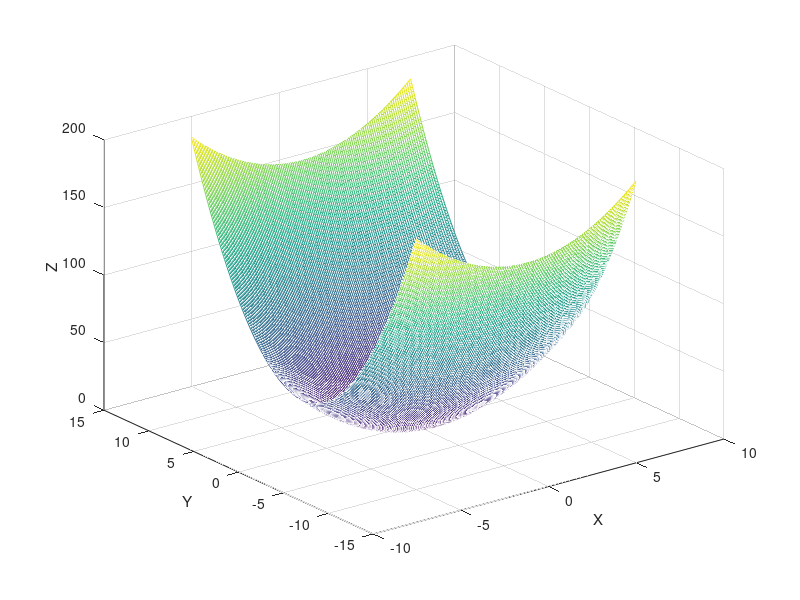

This chart was generated by the following MATLAB code: (Note: this script raises an error after producing the figure.)
% lesson of nov 9th, 2021
% display a 3D plot

[X, Y] = meshgrid(-2*pi:0.1:2*pi, -4*pi:0.1:4*pi);
Z = sin(X) + cos(Y);

% surf(X, Y, Z);

Z = X.^2+Y.^2;
mesh(X, Y, Z);


xlabel('X');
ylabel('Y');
zlabel('Z');

% ---

T = readtable("speed-and-density.txt");
Y = table2array(T(:,1));
X = table2array(T(:,2));
plot(X, Y);
ylabel('Speed');
xlabel('Density');